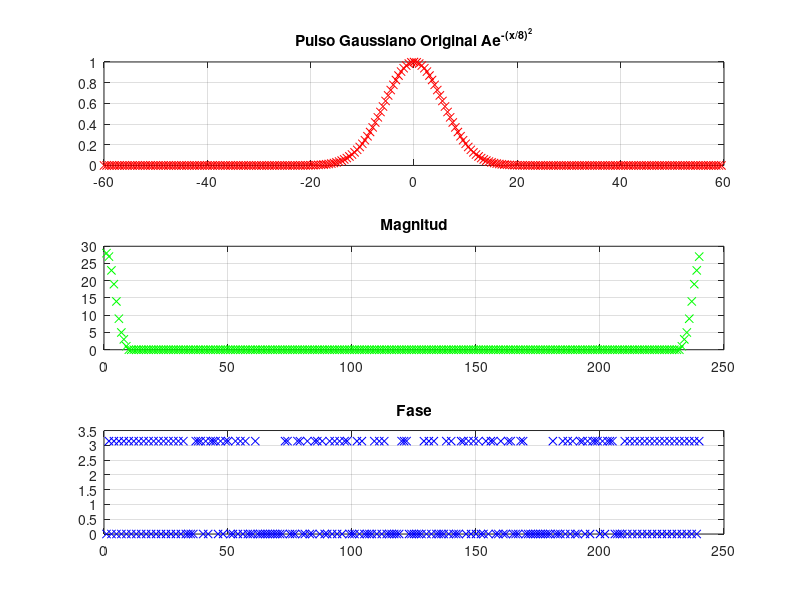
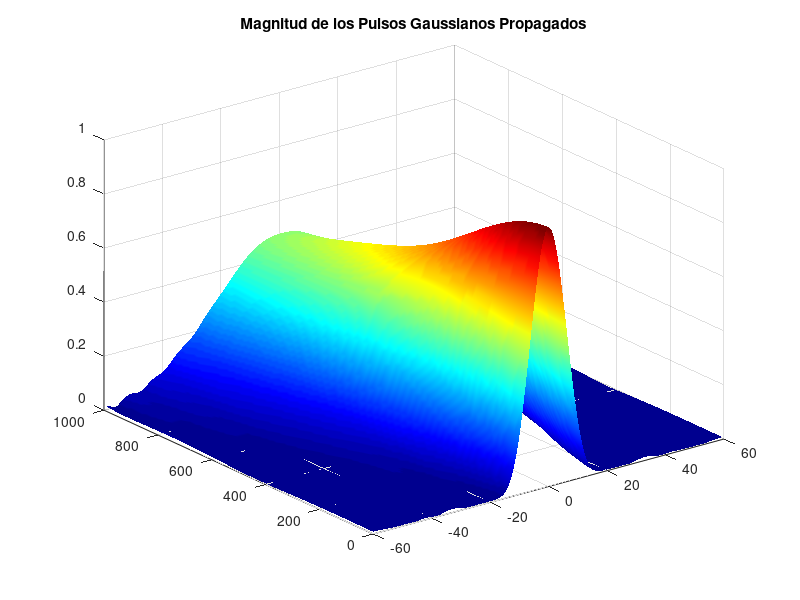

These figures' MATLAB source, in order:
% Beam Propagation Method 20 Febrero 2007
% Edgar Guevara Codina 
% Dispositivos Optoelectronicos 
% Genera un pulso gaussiano y lo propaga de 0 a 1000 um
% Grafica superficie
close;clear all;
% ---------- Generacion -----------------
x1 = -60;                           % Coordenada Inicial
x2 = 60;                            % Coordenada Final
num_samples = 240;                  % Numero de muestras (par)
H = x2-x1;                          % Tamao del dominio espacial
del = H/num_samples;                        % Espaciado de las muestras
x = linspace (x1, x2-del, num_samples);     % Dominio espacial
A = 1;                              % Amplitud del pulso
W0 = 8;                             % Radio de la cintura del pulso
modo = A*exp (-(x/W0).^2);          % Pulso Gaussiano
dftmodo = fix(fft(modo));           % Transformada Discreta de Fourier de dicho pulso
figure(1);
subplot(3,1,1); plot(x,modo,'rx');grid on; title('Pulso Gaussiano Original Ae^{-(x/8)^2}');
% Grafica el pulso original
subplot(3,1,2); plot(abs(dftmodo),'gx');grid on; title('Magnitud');
% Grafica la magnitud del pulso original
subplot(3,1,3); plot(angle(dftmodo),'bx');grid on; title('Fase');
% Grafica la fase del pulso original
% ---------- Propagacion -----------------
s1 = 1:num_samples/2;               % Region 1 del desfase
s2 = num_samples/2+1:num_samples;   % Region 2 del desfase
s = [s1 s2];                        % Region total del desfase
n = 1;                              % Indice de refraccion del medio
lambda = 0.8;                       % Longitud de onda
%L=[0 500 1000];                    % Distancias de Propagacion
k0=n*(2*pi/(n*lambda));             % Numero de onda
z=linspace(0,0,num_samples);        % Desplazamiento en z
figure(2);
hold off;
% Generamos la reticula para graficar
[x1,y1] = meshgrid ([x1:del:x2-del],[0:10:990]); 
for L = 0:10:990
    desfase1 = n*k0*L*(1.*(1-0.5*(lambda^2*(s1-1).^2/H^2)));
    desfase2 = n*k0*L*(1.*(1-0.5*(lambda^2*(num_samples+1-s2).^2/H^2)));
    desfase =[desfase1 desfase2];
    nuevadft = abs(dftmodo).*exp(i*(angle(dftmodo)+(desfase)));
    % Aplicamos la Transformada Inversa
    nuevomodo=ifft(nuevadft);
    % Generamos la matriz para graficar
    z1(L/10+1,:) = abs(nuevomodo);
end
% Graficamos la magnitud de nuestros pulsos propagados
surf(x1,y1,z1);
shading interp;
colormap jet;
grid on;
title('Magnitud de los Pulsos Gaussianos Propagados');